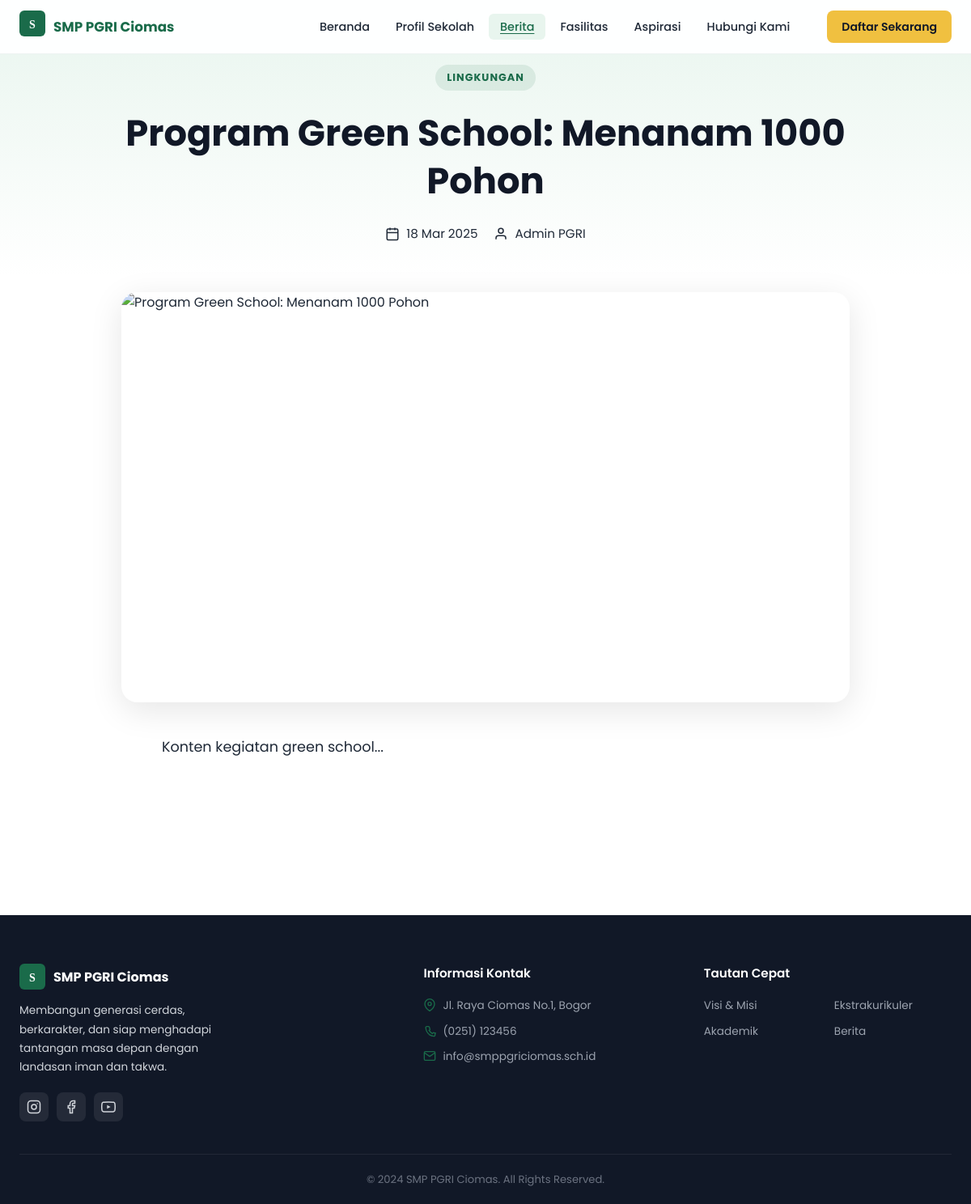
The app's page /detail-berita.php?id=2 with its own data.
### tables this page shows
CREATE TABLE IF NOT EXISTS `berita` (
  `id` int(11) NOT NULL AUTO_INCREMENT,
  `judul` varchar(255) NOT NULL,
  `kategori` varchar(100) NOT NULL,
  `konten` text DEFAULT NULL,
  `tanggal` date NOT NULL,
  `status` enum('publish','draft') DEFAULT 'publish',
  `gambar` varchar(255) DEFAULT NULL,
  PRIMARY KEY (`id`)
);

### detail-berita.php (the view, shortened to what this page needs)
<?php
require_once 'admin/koneksi.php';
$id = (int)$_GET['id'];
$stmt = $conn->prepare("SELECT * FROM berita WHERE id = ? AND status = 'publish'");
$stmt->bind_param("i", $id);
$stmt->execute();
$berita = $stmt->get_result()->fetch_assoc();
?>
<!DOCTYPE html>
<html lang="id">
<head>
    <link rel="stylesheet" href="assets/css/style.css">
    <link rel="stylesheet" href="assets/css/berita.css">
</head>
<body>
<?php include 'components/navbar.php'; ?>
<article>
    <section class="detail-hero">
        <div class="container">
            <a href="berita.php?kategori=<?= urlencode($berita['kategori']) ?>" class="detail-kategori">
                <?= htmlspecialchars($berita['kategori']) ?>
            </a>
            <h1 class="detail-title"><?= htmlspecialchars($berita['judul']) ?></h1>
            <div class="detail-meta">
                <span>
                    <svg width="18" height="18" viewBox="0 0 24 24" fill="none" stroke="currentColor" stroke-width="2"><rect x="3" y="4" width="18" height="18" rx="2"/><line x1="16" y1="2" x2="16" y2="6"/><line x1="8" y1="2" x2="8" y2="6"/><line x1="3" y1="10" x2="21" y2="10"/></svg>
                    <?= date('d M Y', strtotime($berita['tanggal'])) ?>
                </span>
                <span>
                    <svg width="18" height="18" viewBox="0 0 24 24" fill="none" stroke="currentColor" stroke-width="2"><path d="M20 21v-2a4 4 0 0 0-4-4H8a4 4 0 0 0-4 4v2"/><circle cx="12" cy="7" r="4"/></svg>
                    Admin PGRI
                </span>
            </div>
        </div>
    </section>
    <div class="container" style="padding-top:20px">
        <div class="detail-image-wrap">
            <img src="<?= htmlspecialchars($berita['gambar'] ? 'uploads/'.$berita['gambar'] : 'https://lh3.googleusercontent.com/aida-public/AB6AXuCEElR7Y7-kCYFW3ZsfYClcatBUlzOq2tkxNt4PGDeK1fSBSHkY7LuFfh45uOWfDmatcszWZoi0UrpRienFQqFZWljVHKH-RG2bZBL-ADaqUp96e53guwqaIE5rs-hqaPnT7S5yfYehoJ66FV_iYuXzqmNONCZ3uOVkraseURAAxA8aE0clVaf6FBAzPjGUvF-1Nf4dGTTgw_5CXhVDq4YtshRtJpuLiz8ItxfjD1WjMU5uMyfU9jQAi6dK0dI7tiGUDhyptfe-P_iI') ?>" alt="<?= htmlspecialchars($berita['judul']) ?>">
        </div>
        <div class="detail-content">
            <?= nl2br(htmlspecialchars($berita['konten'])) ?>
        </div>
        <div style="text-align:center;margin-bottom:80px">
            <a href="berita.php" class="btn btn-outline" style="border-radius:40px;padding:12px 30px">
            </a>
        </div>
    </div>
</article>
<?php include 'components/footer.php'; ?>
</body>
</html>

### assets/css/style.css (style rules this page uses)
*, *::before, *::after { box-sizing: border-box; margin: 0; padding: 0; }
:root { --green-dark: #1a4d35; --green-main: #1a6b4a; --green-mid: #2e7d56; --green-light: #e8f5ee; --yellow: #f0c040; --yellow-dark: #d4a820; --yellow-light: #fff8e1; --white: #ffffff; --gray-50: #f9fafb; --gray-100: #f3f4f6; --gray-200: #e5e7eb; --gray-400: #9ca3af; --gray-600: #6b7280; --gray-800: #1f2937; --gray-900: #111827; --radius-sm: 6px; --radius-md: 12px; --radius-lg: 20px; --shadow-sm: 0 1px 4px rgba(0,0,0,.06); --shadow-md: 0 4px 16px rgba(0,0,0,.10); --shadow-lg: 0 8px 32px rgba(0,0,0,.14); --transition: .25s ease; --font: 'Poppins', sans-serif; }
html { scroll-behavior: smooth; }
body { font-family: var(--font); color: var(--gray-800); background: #fff; line-height: 1.6; }
img { max-width: 100%; display: block; }
a { text-decoration: none; color: inherit; }
.btn { display: inline-flex; align-items: center; gap: 8px; padding: 12px 24px; border-radius: 8px; font-weight: 600; font-size: .95rem; border: 2px solid transparent; transition: all var(--transition); cursor: pointer; }
.btn-outline { background: transparent; border-color: var(--white); color: var(--white); }
.container { max-width: 1200px; margin: 0 auto; }

### detail-berita.php (style rules this page uses)
.detail-hero { padding: 80px 0 40px; background: linear-gradient(to bottom, var(--green-light), white); text-align: center; }
.detail-kategori { display: inline-flex; align-items: center; padding: 6px 14px; background: rgba(26, 107, 74, 0.1); color: var(--green-main); font-size: .8rem; font-weight: 700; border-radius: 30px; text-transform: uppercase; letter-spacing: 1px; margin-bottom: 24px; }
.detail-title { font-size: 2.8rem; color: var(--gray-900); max-width: 900px; margin: 0 auto 24px; font-family: var(--font-heading, 'Poppins', sans-serif); line-height: 1.3; }
.detail-meta { display: flex; align-items: center; justify-content: center; gap: 20px; color: var(--gray-500); font-size: .95rem; }
.detail-meta span { display: flex; align-items: center; gap: 8px; }
.detail-image-wrap { max-width: 900px; margin: 0 auto 40px; border-radius: var(--radius-lg, 16px); overflow: hidden; box-shadow: 0 10px 40px rgba(0,0,0,0.1); }
.detail-image-wrap img { width: 100%; height: auto; aspect-ratio: 16/9; object-fit: cover; display: block; }
.detail-content { max-width: 800px; margin: 0 auto 60px; font-size: 1.1rem; line-height: 1.8; color: var(--gray-800); }

### records on screen
berita: kategori "LINGKUNGAN", judul "Program Green School: Menanam 1000 Pohon", tanggal "18 Mar 2025", konten "Konten kegiatan green school..."
